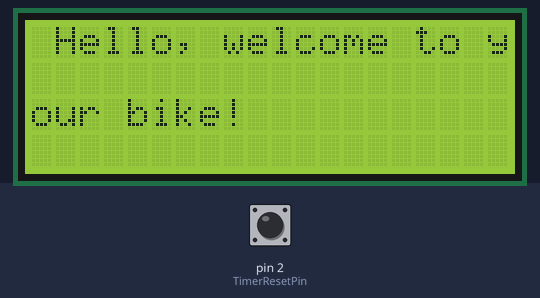
A sketch run on a simulated Arduino Uno, built with avr-gcc and run on an emulated ATmega328P. Parts: 20×4 character LCD. The test bench sets the inputs (shaded band); at power-on: pin 2 (TimerResetPin) LOW.

Above: at 0.2 s.
At 1.7 s:
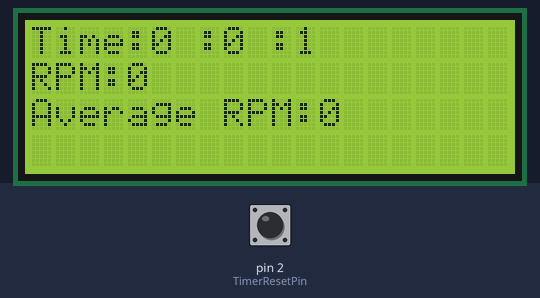
1.8 s: pin 2 (TimerResetPin) pulled HIGH for 0.15 s
At 8.3 s:
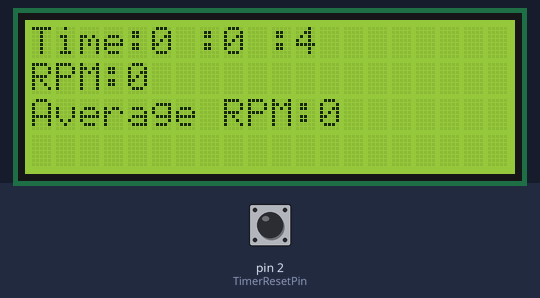
Timing chart, 0 to 9.8 s (numbered marks = the images above; inputs shaded):
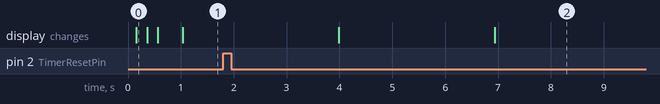

The sketch:

Bike_Program.ino
```cpp
/* YourDuino.com Example Software Sketch
 20 character 4 line I2C Display
 Backpack Interface labelled "LCM1602 IIC  A0 A1 A2"
 terry@yourduino.com */

/*-----( Import needed libraries )-----*/
#include <Wire.h>  // Comes with Arduino IDE
// Get the LCD I2C Library here:
// https://bitbucket.org/fmalpartida/new-liquidcrystal/downloads
// Move any other LCD libraries to another folder or delete them
// See Library "Docs" folder for possible commands etc.
#include <LiquidCrystal_I2C.h>

/*-----( Declare Constants )-----*/
//none
/*-----( Declare objects )-----*/
// set the LCD address to 0x20 for a 20 chars 4 line display
// Set the pins on the I2C chip used for LCD connections:
//                    addr, en,rw,rs,d4,d5,d6,d7,bl,blpol
LiquidCrystal_I2C lcd(0x27, 2, 1, 0, 4, 5, 6, 7, 3, POSITIVE);  // Set the LCD I2C address


/*-----( Declare Variables )-----*/
//Light Sensor Variables
const int LightSensorPin = 0; //Connected to analog 0
int LightSensorValue;

//Push Button Variables
int TimerResetPin=2; //connected to pin 7
volatile int TimerButtonState = 0;  //Variable reading push button status


//Calculated Variables Based of light sensor pin
int RPM = 0;
int RPMAVG=0;

//Time Variables
long SumOfTime=0;
int Seconds = 0;
int Minutes = 0;
int Hours = 0;
int SecondsCounter = 0;
int MinutesCounter = 0;
long ResetTime=0;
int OldSeconds=0;
long UpdateScreenTime=0;


void setup()   /*----( SETUP: RUNS ONCE )----*/
{

  //Establishing Pin Types
  pinMode(TimerResetPin, INPUT);


  Serial.begin(9600);  // Used to type in characters
  lcd.begin(20,4);
// ------- Quick 3 blinks of backlight  -------------
  for(int i = 0; i< 3; i++)
  {
    lcd.backlight();
    delay(10);
    lcd.noBacklight();
    delay(10);
  }
  lcd.backlight(); // finish with backlight on

//-------- Write characters on the display ----------------
// NOTE: Cursor Position: CHAR, LINE) start at 0
  lcd.setCursor(1,0); //Start at character 4 on line 0
  lcd.print("Hello, welcome to your bike!");
  delay(200);
  lcd.setCursor(2,1);
  lcd.print("From Troy");
  delay(200);
  lcd.setCursor(0,2);
  lcd.clear();

  //attaching interrupts
  attachInterrupt(0, PushButton, CHANGE);
}


void loop()   /*----( LOOP: RUNS CONSTANTLY )----*/
{
 SumOfTime = millis()-ResetTime;

 ReadLightSensor();
 CalculateTime();

 if ((SumOfTime - UpdateScreenTime) > 1000 ){
 UpdateScreen();
}
}

void ReadLightSensor(){
}

void PushButton(){
  TimerButtonState = digitalRead(PushButton);
  if(TimerButtonState = HIGH){
    RPMAVG = 0;
    RPM = 0;
    ResetTime = millis();
  }
  }

void CalculateTime(){
   Seconds = (SumOfTime /1000) - 60*(SecondsCounter) ;

    if (Seconds > 59 ){
      lcd.clear();
      SecondsCounter = SecondsCounter+1;
      Minutes = Minutes + 1;

      if (Minutes > 59) {
        Minutes = 0;
        Hours = Hours + 1;
        if(Hours >=24) {
          Hours = 0;
        }
      }
    }
  }


void UpdateScreen(){
     UpdateScreenTime = millis();


    //Printing Time on Top Row
    lcd.setCursor(0,0);
    lcd.print("Time:");
    lcd.setCursor(5,0);
    lcd.print(Hours); // Print the time
    lcd.setCursor(7,0);
    lcd.print(":");
    lcd.setCursor(8,0);
    lcd.print(Minutes);
    lcd.setCursor(10,0);
    lcd.print(":");
    lcd.setCursor(11,0);
    lcd.print(Seconds);

    //Printing RPM on Second Row
    lcd.setCursor(0,1);
    lcd.print("RPM:");
    lcd.setCursor(4,1);
    lcd.print(RPM); //PRINT CURRENT RPM

    //Printing Average RPM Over Time interval
    lcd.setCursor(0,2);
    lcd.print("Average RPM:");
    lcd.setCursor(12,2);
    lcd.print(RPMAVG);
    }
```
